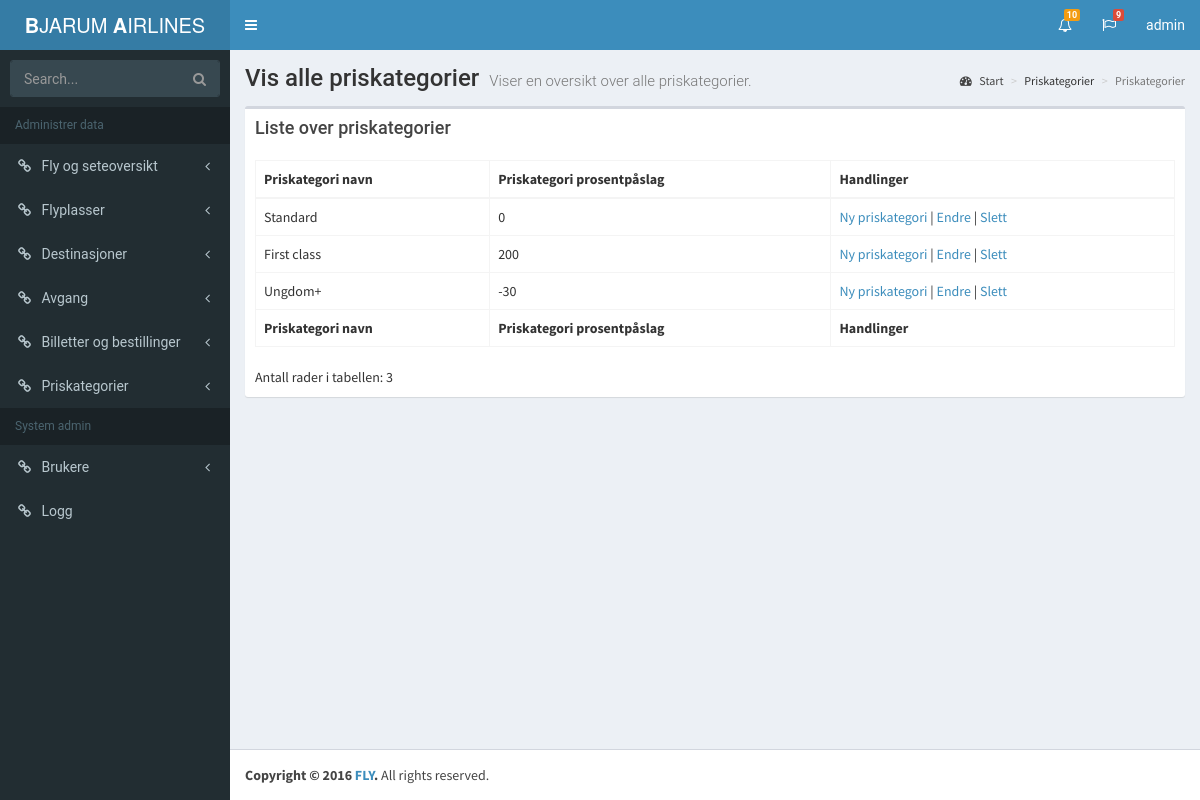
Page /vedlikehold/PrisKategori/prisKategori.php (signed in) on the committed database.
### tables this page shows
CREATE TABLE prisKategori
(
    prisKategoriId INT NOT NULL AUTO_INCREMENT,
    navn VARCHAR (100) NOT NULL,
    prosentPaaslag INT,
    endret TIMESTAMP DEFAULT CURRENT_TIMESTAMP ON UPDATE CURRENT_TIMESTAMP,
    CONSTRAINT pk_prisKategori PRIMARY KEY (prisKategoriId)
);

### vedlikehold/php/PrisKat.php (the view, shortened to what this page needs)
<?php
    class PrisKat
{
        public function GetAllPrisKat()
        {
            include('../php/db.php');
            $html =  '';
            $id = "";
            $oddOrEven = TRUE;
            $printOddOrEven = '';
            $query = $db_connection->prepare
            ("SELECT prisKategoriId, navn, prosentPaaslag, endret FROM prisKategori");
            $query->execute();
            $query->bind_result($prisKatId, $navn, $prosentPaaslag, $endret);
            while ($query->fetch())
            {
                if($oddOrEven){
                    $oddOrEven = FALSE;
                    $printOddOrEven = 'even';
                }
                else {
                    $oddOrEven = TRUE;
                    $printOddOrEven = 'odd';
                }
                $html .= '<tr role="row" class="'.$printOddOrEven.'"><td>'.$navn.'</td><td>'.$prosentPaaslag.'</td><td>
                <a href="./PrisKategori/prisKategoriAdd.php">Ny priskategori</a> | <a href="./PrisKategori/prisKategoriEdit.php?id='.$prisKatId.'"">Endre</a> | <a onclick="return confirm(\'Er du sikker du ønsker å slette denne priskategorien?\')" href="./PrisKategori/delete.php?id='.$id.'">Slett</a> </td></tr>';
            }
            return $html;
        }
 }

### vedlikehold/www/css/style.css (style rules this page uses)
body { margin: 0; }
article, aside, details, figcaption, figure, footer, header, hgroup, main, menu, nav, section, summary { display: block; }
h1,h2,h3,h4,p,ul,figcaption,p,input,textarea { font-family: 'Roboto', sans-serif; }

### rows in the picture
priskategori: navn "Standard", prosentPaaslag "0"
priskategori: navn "First class", prosentPaaslag "200"
priskategori: navn "Ungdom+", prosentPaaslag "-30"

### other values in the picture
$rader->AntallRader('prisKategori') "Antall rader i tabellen: 3"
